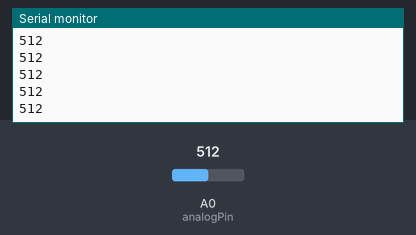
Bench run of a sketch on a simulated Arduino Uno, built with avr-gcc and run on an emulated ATmega328P. Shown: the last lines printed to the serial monitor. Inputs (shaded band) come from the test bench; at power-on: A0 (analogPin) = 512.

Above: at 3.2 s.
3.3 s: A0 (analogPin) set to 716
At 3.31 s:
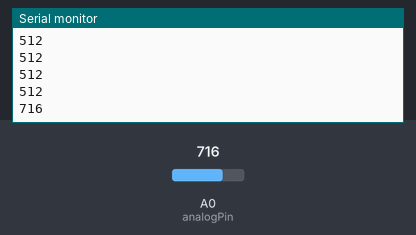
4.8 s: A0 (analogPin) set to 900
At 4.81 s:
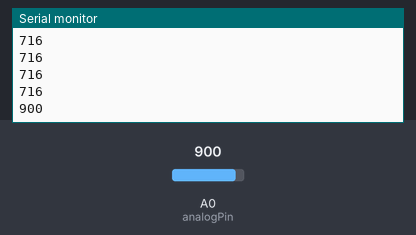
Timing chart, 0 to 7.8 s (numbered marks = the images above; inputs shaded):
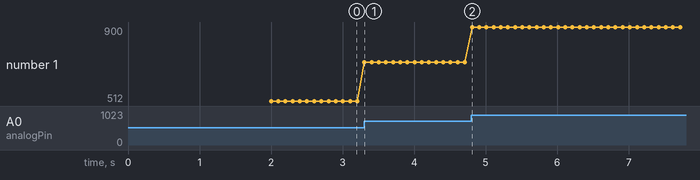

Measured:
- after the input at 3.3 s, the serial monitor: prints a new line at once (image 1)
- after the input at 4.8 s, the serial monitor: prints a new line at once (image 2)
- plotted number 1: 512 → 716 after the input at 3.3 s, 716 → 900 after the input at 4.8 s

The sketch:

alphasense_pid_AH_tvoc_analog.ino
```cpp
const int analogPin = A0;
int value;
/* sensor 값을 저장할 변수를 선언
    5V : 1023
    0V : 0     */

void setup(){
    // buadrate 9600 으로 시리얼 포트를 초기화하고
    // 시리얼 포트가 연결 될 때 까지 기다립니다.
    Serial.begin(9600);
    //while(!Serial){
    //    ;
    //}
    delay(1000);
    Serial.println("Initialize Finished...");
    delay(1000);
}

void loop(){
    // analogPin 의 값을 value 에 저장 후 시리얼포트로 출력합니다.
    value = analogRead(analogPin);
    Serial.println(value);
    delay(100);
}
```
